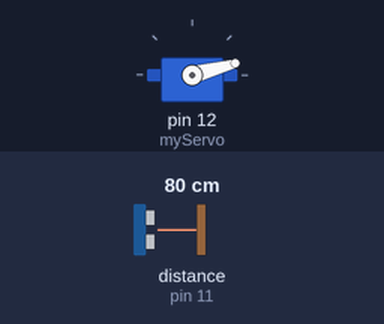
Recording of a sketch running on a simulated Arduino Uno, built with avr-gcc and run on an emulated ATmega328P. On the bench: servo. Wiring (inferred from the names in the program): ultrasonic range finder: trigger pin 10; echo pin 11. The test bench sets the inputs (shaded band); at power-on: distance to the obstacle (sensor on pin 11) 80 cm. The echo pulse lasts 58.3 µs per cm; what the sketch prints to the serial monitor is not drawn.

Above: at 0.01 s.
1.3 s: distance to the obstacle (sensor on pin 11) set to 2 cm
At 1.8 s:
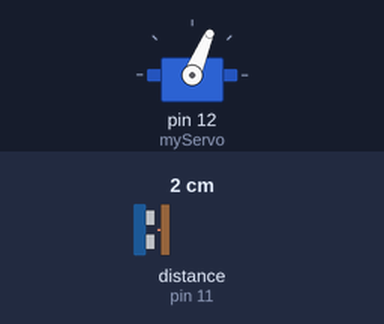
4.3 s: distance to the obstacle (sensor on pin 11) set to 299 cm
At 5.17 s:
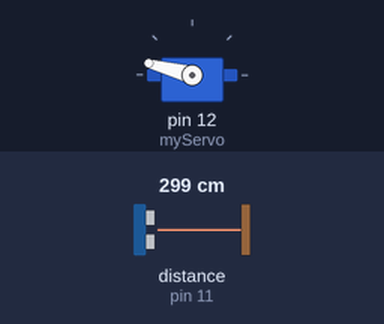
7.3 s: distance to the obstacle (sensor on pin 11) set to 4 cm
At 7.8 s:
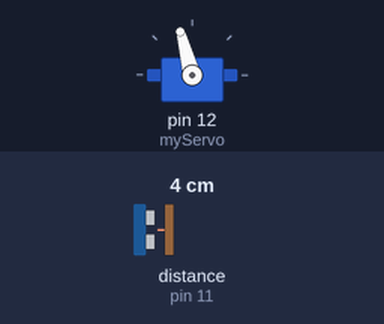
10.3 s: distance to the obstacle (sensor on pin 11) set to 35 cm
Timing chart, 0 to 14.3 s (numbered marks = the images above; inputs shaded):
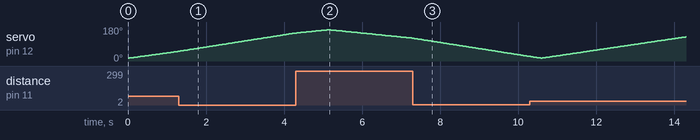

The sketch:

Niraj_aurdno_Uno_report.ino
```cpp
//Niraj Chaudhary
//2332917

// Includes the Servo library
#include <Servo.h>.

// Defines Tirg and Echo pins of the Ultrasonic Sensor
const int trigPin = 10;//trigPin is set to 10, representing the pin used for transmitting the trigger signal.
const int echoPin = 11;//echoPin is set to 11, representing the pin used for receiving the echo signal.

// Variables for the duration and the distance
long duration;
int distance;

Servo myServo; // Creates a servo object for controlling the servo motor


void setup() {
  pinMode(trigPin, OUTPUT); // Sets the trigPin as an Output
  pinMode(echoPin, INPUT); // Sets the echoPin as an Input
  Serial.begin(9600);//The serial communication is initialized with a baud rate of 9600 using Serial.begin(9600).
  myServo.attach(12); // Defines on which pin is the servo motor attached
}


void loop() { //The loop() function is the main body of the code and is executed repeatedly.
  // rotates the servo motor from 15 to 165 degrees
  for(int i=15;i<=165;i++){
  myServo.write(i);
  delay(30);
  distance = calculateDistance();// Calls a function for calculating the distance measured by the Ultrasonic sensor for each degree

  Serial.print(i); // Sends the current degree into the Serial Port
  Serial.print(","); // Sends addition character right next to the previous value needed later in the Processing IDE for indexing
  Serial.print(distance); // Sends the distance value into the Serial Port
  Serial.print("."); // Sends addition character right next to the previous value needed later in the Processing IDE for indexing
  }


  // Repeats the previous lines from 165 to 15 degrees
  for(int i=165;i>15;i--){
  myServo.write(i);
  delay(30); //A delay of 30 milliseconds is added to allow the servo motor to move to the desired position smoothly.
  distance = calculateDistance(); //The calculateDistance() function is called to measure the distance using the ultrasonic sensor.
  Serial.print(i); //The angle i and the calculated distance are printed to the serial monitor.
  Serial.print(",");
  Serial.print(distance);
  Serial.print(".");
  }
}
// Function for calculating the distance measured by the Ultrasonic sensor
int calculateDistance(){

  digitalWrite(trigPin, LOW);
  delayMicroseconds(2);
  // Sets the trigPin on HIGH state for 10 micro seconds
  digitalWrite(trigPin, HIGH);
  delayMicroseconds(10);//it sets the trigPin to HIGH for 10 microseconds to transmit the ultrasonic signal.
  digitalWrite(trigPin, LOW);//After that, it sets the trigPin back to LOW.
  duration = pulseIn(echoPin, HIGH); // Reads the echoPin, returns the sound wave travel time in microseconds
  distance= duration*0.034/2; //The duration is then converted to distance using the formula duration * 0.034 / 2.
  return distance;
}
```
